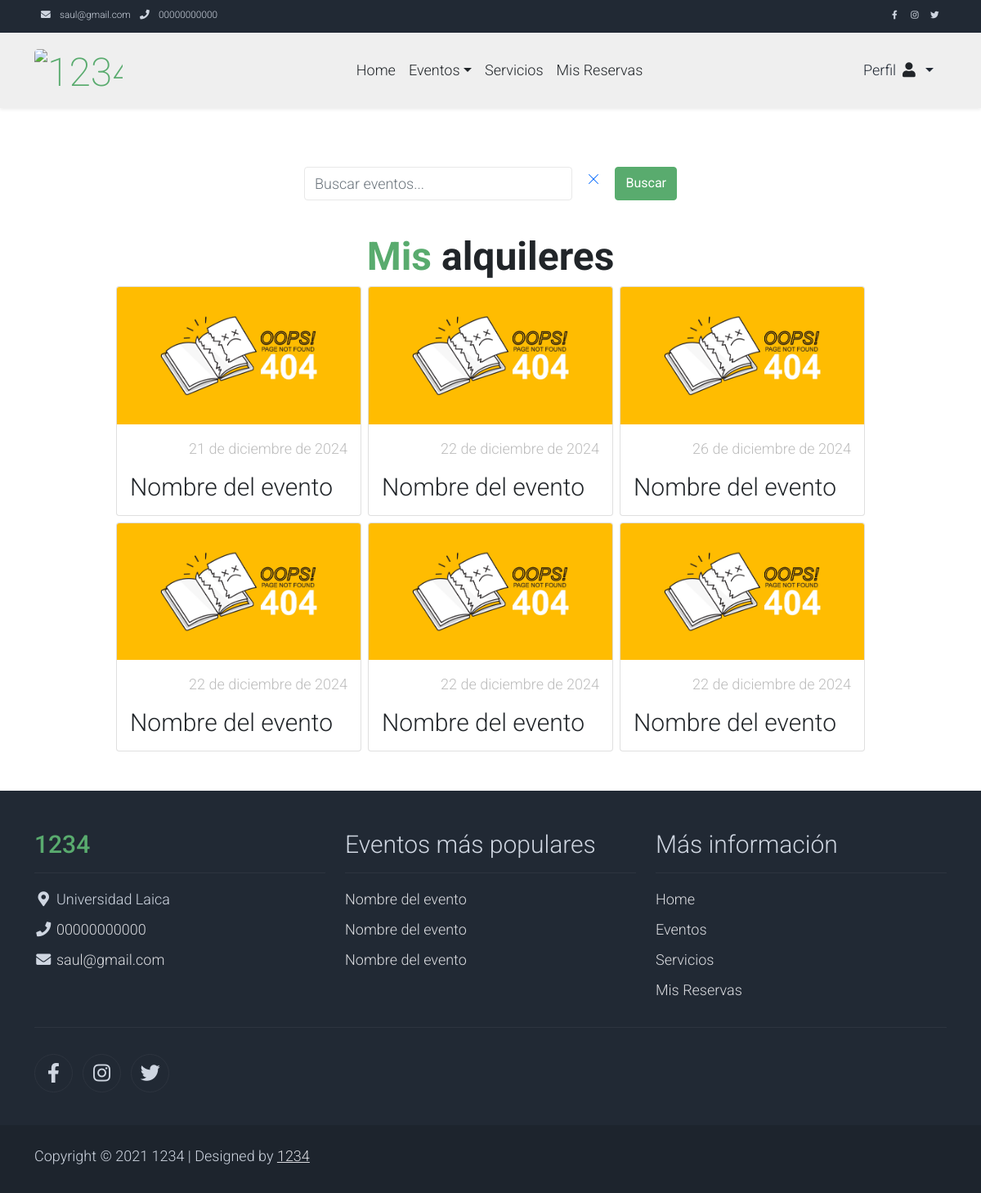
/alquileres/ (signed in), run on an earlier commit of the app's database.
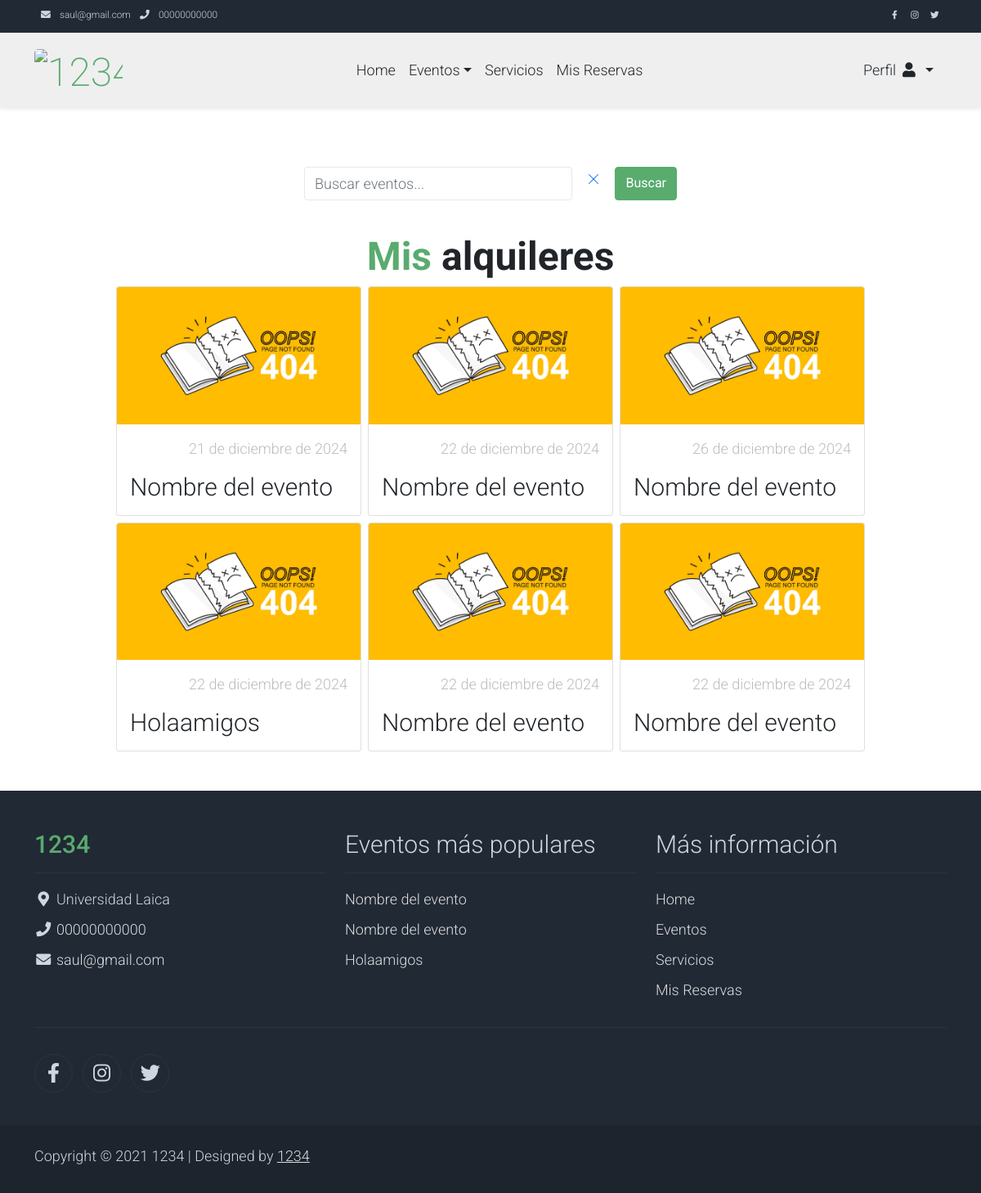
And on a later commit of the database.
### negocio/models.py (models this page shows, shortened)
class ConfiguracionNegocio(models.Model):
    class Meta:
        verbose_name = "Configuración del Negocio"
        verbose_name_plural = "Configuraciones del Negocio"
    nombre = models.CharField(max_length=100, verbose_name="Nombre")
    logo = CloudinaryField("Logo", blank=True, null=True)
    direccion = models.CharField(max_length=200, verbose_name="Dirección")
    correo = models.EmailField(verbose_name="Correo Electrónico")
    telefono = models.CharField(max_length=15, verbose_name="Teléfono")
    pagina_web = models.URLField(blank=True, null=True, verbose_name="Página Web")
    red_social_facebook = models.URLField(
        blank=True, null=True, verbose_name="Red Social Facebook"
    )
    red_social_x = models.URLField(blank=True, null=True, verbose_name="Red Social X")
    red_social_instagram = models.URLField(
        blank=True, null=True, verbose_name="Red Social Instagram"
    )
    nombre_banco = models.CharField(max_length=50, verbose_name="Nombre del Banco")
    tipo_cuenta = models.CharField(max_length=20, verbose_name="Tipo de Cuenta")
    numero_cuenta = models.CharField(max_length=20, verbose_name="Número de Cuenta")
    objects = ConfiguracionNegocioManager()

### alquileres/models/alquiler.py (models this page shows, shortened)
class Alquiler(models.Model):
    class Meta:
        verbose_name = "Alquiler"
        verbose_name_plural = "Alquileres"
    ESTADO_ALQUILER_CHOICES = [
        ("pendiente", "Pendiente"),
        ("confirmado", "Confirmado"),
        ("completado", "Completado"),
        ("cancelado", "Cancelado"),
    ]
    cliente = models.ForeignKey(User, on_delete=models.CASCADE, verbose_name="Cliente")
    evento = models.ForeignKey(Evento, on_delete=models.CASCADE, verbose_name="Evento")
    fecha_alquiler = models.DateField(verbose_name="Fecha de reserva")
    fecha_creacion = models.DateField(
        auto_now_add=True, verbose_name="Fecha de Creación"
    )
    hora_inicio_alquiler = models.TimeField(
        verbose_name="Hora de Inicio de reserva"
    )
    hora_fin_planificada_alquiler = models.TimeField(
        verbose_name="Hora Fin Planificada de reserva"
    )
    hora_fin_real_alquiler = models.TimeField(
        null=True, blank=True, verbose_name="Hora Fin Real de reserva"
    )
    calificacion_dueno = models.OneToOneField(
        "CalificacionAlquiler",
        on_delete=models.CASCADE,
        related_name="calificacion_dueno",
        null=True,
        blank=True,
        verbose_name="Calificación del Dueño",
    )
    calificacion_cliente = models.OneToOneField(
        "CalificacionAlquiler",
        on_delete=models.CASCADE,
        related_name="calificacion_cliente",
        null=True,
        blank=True,
        verbose_name="Calificación del Cliente",
    )
    observacion = models.CharField(
        max_length=500, blank=True, default="", verbose_name="Observación"
    )
    cantidad_anticipo = models.FloatField(
        default=0.0, verbose_name="Cantidad de Anticipo"
    )
    promociones = models.ManyToManyField(
        Promocion, blank=True, related_name="alquileres", verbose_name="Promociones"
    )
    estado_de_alquiler = models.CharField(
        max_length=20,
        choices=ESTADO_ALQUILER_CHOICES,
        default="pendiente",
        verbose_name="Estado de reserva",
    )
    codigo_confirmacion = models.CharField(
        max_length=10, blank=True, default="", verbose_name="Código de Confirmación"
    )
    correo_electronico_verificado = models.BooleanField(
        default=False, verbose_name="Correo Electrónico Verificado"
    )

### eventos/models/evento.py (models this page shows, shortened)
class Evento(models.Model):
    class Meta:
        verbose_name = 'Evento'
        verbose_name_plural = 'Eventos'
    nombre = models.CharField(max_length=100, default='Nombre del evento', verbose_name='Nombre')
    descripcion = models.CharField(max_length=500, default='Descripción del evento', verbose_name='Descripción')
    valor_referencial = models.FloatField(default=0.0, verbose_name='Valor Referencial')
    numero_horas_permitidas = models.IntegerField(default=0, verbose_name='Número de Horas Permitidas')
    valor_extra_hora = models.FloatField(default=0.0, verbose_name='Valor Extra por Hora')
    tipo_evento = models.ForeignKey(TipoEvento, on_delete=models.CASCADE, verbose_name='Tipo de Evento')

### alquileres/views.py (the view)
# urls.py: path("", views.alquileres, name="alquileres"),
def alquileres(request):
    query = request.GET.get("query", "")
    if not request.user.is_superuser:
        alquileres = Alquiler.objects.filter(cliente=request.user)
    else:
        alquileres = Alquiler.objects.filter()
    if query:
        alquileres = alquileres.filter(
            Q(cliente__username__icontains=query)
            | Q(evento__nombre__icontains=query)
            | Q(observacion__icontains=query)
        )
    queryset = []
    for alquiler in alquileres:
        primera_foto = alquiler.fotos.first()
        if primera_foto:
            imagen_url = primera_foto.foto.url
        else:
            imagen_url = None
        queryset.append(
            {
                "alquiler": alquiler,
                "imagen_url": imagen_url,
            }
        )
    return render(request, "alquileres/alquileres.html", {"alquileres": queryset})

### alquileres/templates/alquileres/alquileres.html (shortened to what this page needs)
{% extends 'alquileres/layout/base.html' %}
{% load static %}
{% block content %}
    <section class="py-5">
        {% include 'core/components/utils/busqueda.html' with link='alquileres:alquileres' %}
        <div class="container" style="width: 100%;">
            {% if request.user.is_superuser %}
                {% include 'core/components/utils/title.html' with titulo="Todos los" texto="alquileres" %}
            {% else %}
                {% include 'core/components/utils/title.html' with titulo="Mis" texto="alquileres" %}
            {% endif %}
            <div class="d-flex flex-wrap gap-2 justify-content-center align-items-center">
                {% if alquileres %}
                    {% for alquiler_item in alquileres %}
                        {% include 'core/components/utils/card.html' with  nombre=alquiler_item.alquiler.evento.nombre descripcion=alquiler_item.alquiler.observacion valor_referencial=alquiler_item.alquiler.fecha_alquiler imagen_url=alquiler_item.imagen_url id_item=alquiler_item.alquiler.id link_url='alquileres:alquiler_detalle' %}
                    {% endfor %}
                {% endif %}
            </div>
        </div>
    </section>
{% endblock %}

### core/templates/core/components/layout/nav.html
<nav class="navbar navbar-expand-lg bg-dark navbar-light d-none d-lg-block"
     id="templatemo_nav_top">
    <div class="container text-light">
        <div class="w-100 d-flex justify-content-between">
            <div>
                <i class="fa fa-envelope mx-2"></i>
                <a class="navbar-sm-brand text-light text-decoration-none"
                   href="mailto:info@company.com">{{ configuracion_negocio.correo }}</a>
                <i class="fa fa-phone mx-2"></i>
                <a class="navbar-sm-brand text-light text-decoration-none"
                   href="tel:010-020-0340">{{ configuracion_negocio.telefono }}</a>
            </div>
            <div>
                <a class="text-light"
                   href="{% if configuracion_negocio.pagina_web %}{{ configuracion_negocio.red_social_facebook }}{% else %}# {% endif %}"
                   target="_blank"
                   rel="sponsored"><i class="fab fa-facebook-f fa-sm fa-fw me-2"></i></a>
                <a class="text-light"
                   href="{% if configuracion_negocio.red_social_instagram %}{{ configuracion_negocio.red_social_instagram }}{% else %}# {% endif %}"
                   target="_blank"><i class="fab fa-instagram fa-sm fa-fw me-2"></i></a>
                <a class="text-light"
                   href="{% if configuracion_negocio.red_social_x %}{{ configuracion_negocio.red_social_x }}{% else %}# {% endif %}"
                   target="_blank"><i class="fab fa-twitter fa-sm fa-fw me-2"></i></a>
            </div>
        </div>
    </div>
</nav>

### core/templates/core/components/utils/card.html (shortened to what this page needs)
{% load static %}
<div class="card" style="width: 100%; max-width: 300px; ">
    <a href="{% url link_url id_item %}">
        <img width="100%"
             src="{% if imagen_url %}{{ imagen_url }}{% else %}{% static 'img/404.jpg' %}{% endif %}"
             class="card-img-top"
             alt="...">
    </a>
    <div class="card-body">
        <ul class="list-unstyled d-flex justify-content-between">
            <li class="text-muted text-right">{{ valor_referencial }}</li>
        </ul>
        <a href="{% url link_url id_item %}"
           class="h2 text-decoration-none text-dark">{{ nombre }}</a>
    </div>
</div>

### core/templates/core/components/layout/footer.html (shortened to what this page needs)
{% load static %}
<footer class="bg-dark" id="tempaltemo_footer">
    <div class="container">
        <div class="row">
            <div class="col-md-4 pt-5">
                <h2 class="h2 text-success border-bottom pb-3 border-light logo">{{ configuracion_negocio.nombre }}</h2>
                <ul class="list-unstyled text-light footer-link-list">
                    <li>
                        <i class="fas fa-map-marker-alt fa-fw"></i>
                        {{ configuracion_negocio.direccion }}
                    </li>
                    <li>
                        <i class="fa fa-phone fa-fw"></i>
                        <a class="text-decoration-none" href="tel:{{ configuracion_negocio.telefono }}">{{ configuracion_negocio.telefono }}</a>
                    </li>
                    <li>
                        <i class="fa fa-envelope fa-fw"></i>
                        <a class="text-decoration-none" href="mailto:{{ configuracion_negocio.correo }}">{{ configuracion_negocio.correo }}</a>
                    </li>
                </ul>
            </div>
            <div class="col-md-4 pt-5">
                <h2 class="h2 text-light border-bottom pb-3 border-light">Eventos más populares</h2>
                <ul class="list-unstyled text-light footer-link-list">
                    {% for evento in eventos_mas_gustados %}
                        <li>
                            <a class="text-decoration-none" href="{% url 'eventos:evento_detalle' evento.id %}">{{ evento.nombre }}</a>
                        </li>
                    {% endfor %}
                </ul>
            </div>
            <div class="col-md-4 pt-5">
                <h2 class="h2 text-light border-bottom pb-3 border-light">Más información</h2>
                <ul class="list-unstyled text-light footer-link-list">
                    <li>
                        <a class="text-decoration-none" href="{% url 'core:home' %}">Home</a>
                    </li>
                    <li>
                        <a class="text-decoration-none" href="{% url 'eventos:eventos' %}">Eventos</a>
                    </li>
                    <li>
                        <a class="text-decoration-none" href="{% url 'servicios:servicios' %}">Servicios</a>
                    </li>
                    <li>
                        <a class="text-decoration-none" href="{% url 'alquileres:alquileres' %}">
                            {% if request.user.is_superuser %}
                                Reservas de eventos
                            {% else %}
                                Mis Reservas
                            {% endif %}
                        </a>
                    </li>
                </ul>
            </div>
        </div>
        <div class="row text-light mb-4">
            <div class="col-12 mb-3">
                <div class="w-100 my-3 border-top border-light"></div>
            </div>
            <div class="col-auto me-auto">
                <ul class="list-inline text-left footer-icons">
                    <li class="list-inline-item border border-light rounded-circle text-center">
                        <a class="text-light text-decoration-none"
                           target="_blank"
                           href="{% if configuracion_negocio.red_social_facebook %}{{ configuracion_negocio.red_social_facebook }}{% else %}# {% endif %}">
                            <i class="fab fa-facebook-f fa-lg fa-fw"></i>
                        </a>
                    </li>
                    <li class="list-inline-item border border-light rounded-circle text-center">
                        <a class="text-light text-decoration-none"
                           target="_blank"
                           href="{% if configuracion_negocio.red_social_instagram %}{{ configuracion_negocio.red_social_instagram }}{% else %}# {% endif %}">
                            <i class="fab fa-instagram fa-lg fa-fw"></i>
                        </a>
                    </li>
                    <li class="list-inline-item border border-light rounded-circle text-center">
                        <a class="text-light text-decoration-none"
                           target="_blank"
                           href="{% if configuracion_negocio.red_social_x %}{{ configuracion_negocio.red_social_x }}{% else %}# {% endif %}">
                            <i class="fab fa-twitter fa-lg fa-fw"></i>
                        </a>
                    </li>
                </ul>
            </div>
        </div>
    </div>
    <div class="w-100 bg-black py-3">
        <div class="container">
            <div class="row pt-2">
                <div class="col-12">
                    <p class="text-left text-light">
                        Copyright &copy; 2021 {{ configuracion_negocio.nombre }}
                        | Designed by <a rel="sponsored" href="https://templatemo.com" target="_blank">{{ configuracion_negocio.nombre }}</a>
                    </p>
                </div>
            </div>
        </div>
    </div>
</footer>

What changed in the data, as far as the page shows it:
changed Evento: nombre "Nombre del evento" → "Holaamigos"
